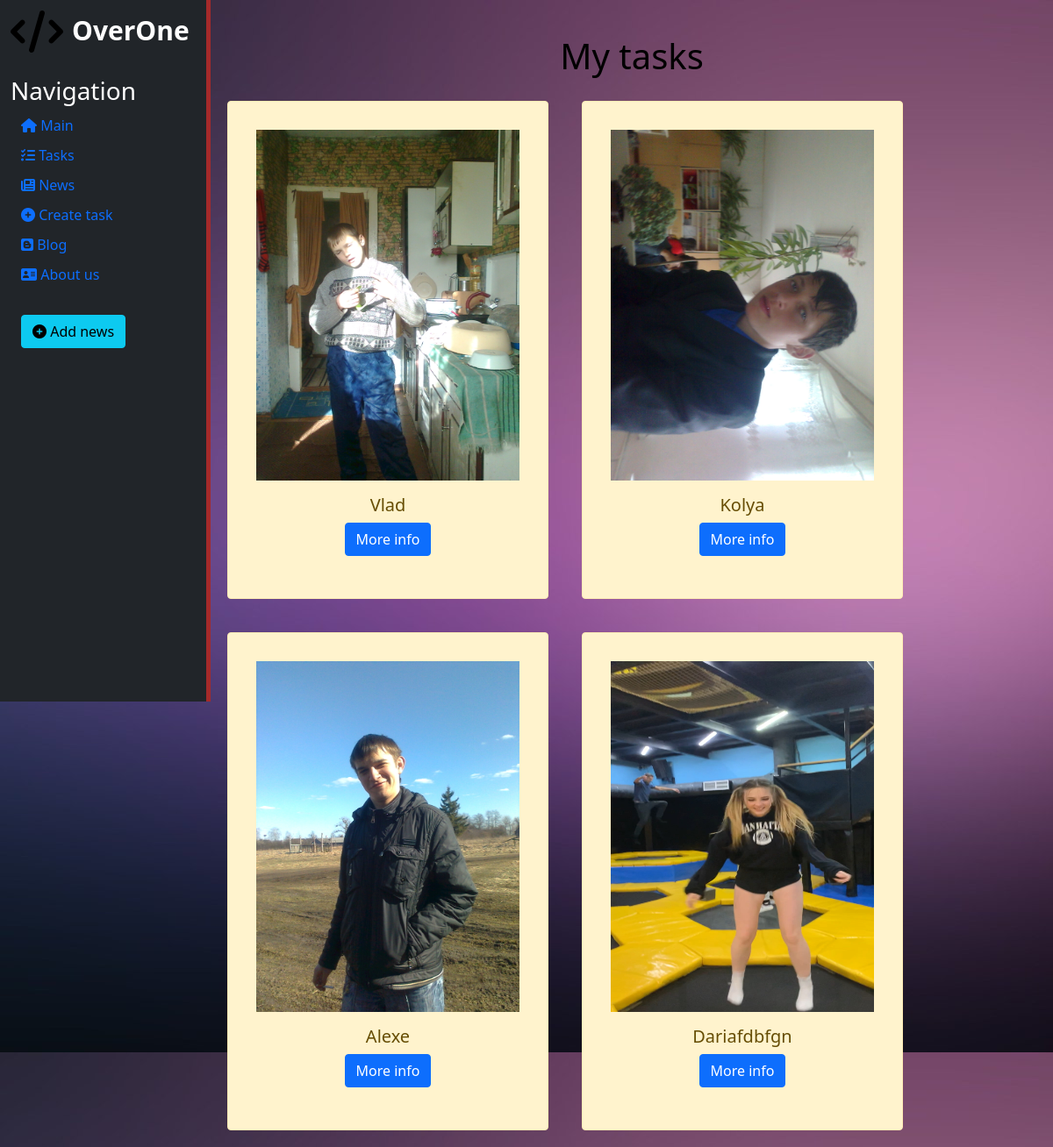
The page /project_tasks on the database its author committed.
### main/models.py (models this page shows, shortened)
class Task_free(models.Model):
    title = models.CharField('Name', max_length=50)
    task = models.TextField('Caption')
    task_img = models.ImageField(upload_to='main/static/main/img')
    def image(self):
        s = f'{self.task_img}'
        s = s[4:]
        return s
    class Meta:
        verbose_name = 'Tasks'
        verbose_name_plural = 'Task'

### main/views.py (the view)
# urls.py: path('project_tasks', views.project_tasks, name='project_tasks'),
def project_tasks(request):
    task = Task_free.objects.order_by('-id')
    context = {'task': task,
               'title': 'Tasks'}
    return render(request, 'main/project_tasks.html', context)

### main/templates/main/project_tasks.html (shortened to what this page needs)
{% extends 'base.html' %}
{% load static %}
{% block body %}
<h1>My tasks</h1>
{% for el in task %}
    <div class="alert alert-warning">
        <div class="card-body">
            <img src="{{ el.image }}" width="300" height="400">
            <div class='card-body'>
                <h5 class="card-text">{{ el.title }}</h5>
                <a href="{% url 'project_detail_task' el.id %}" class="btn btn-primary">More info</a>
        </div>
    </div>
</div>
{% endfor %}
{% endblock %} с

### main/static/main/css/main.css (style rules this page uses)
body { background-image: url(grad3.jpg); background-attachment: fixed; }
.alert-warning { float: left; margin: 19px; }

### rows shown on the page
Task_free: image (picture), title "Vlad"
Task_free: image (picture), title "Kolya"
Task_free: image (picture), title "Alexe"
Task_free: image (picture), title "Dariafdbfgn"
